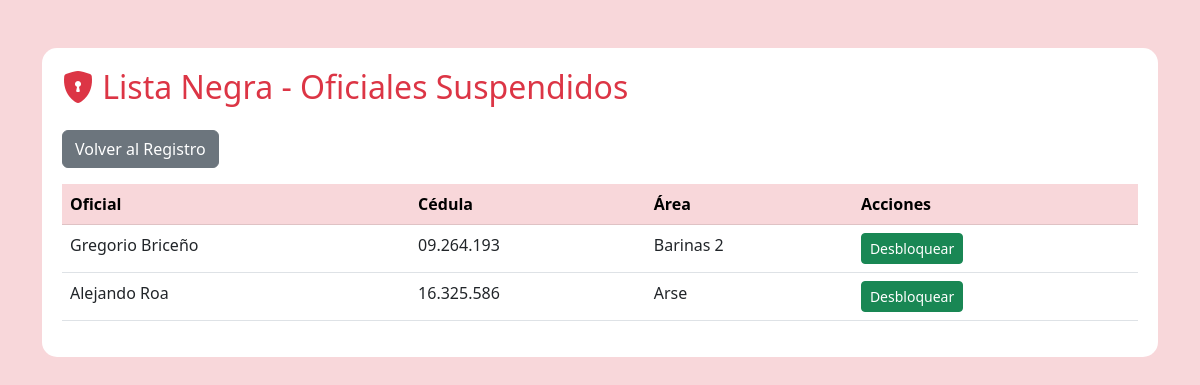
Page /guardias/lista-negra/ (signed in) on the earlier database version.
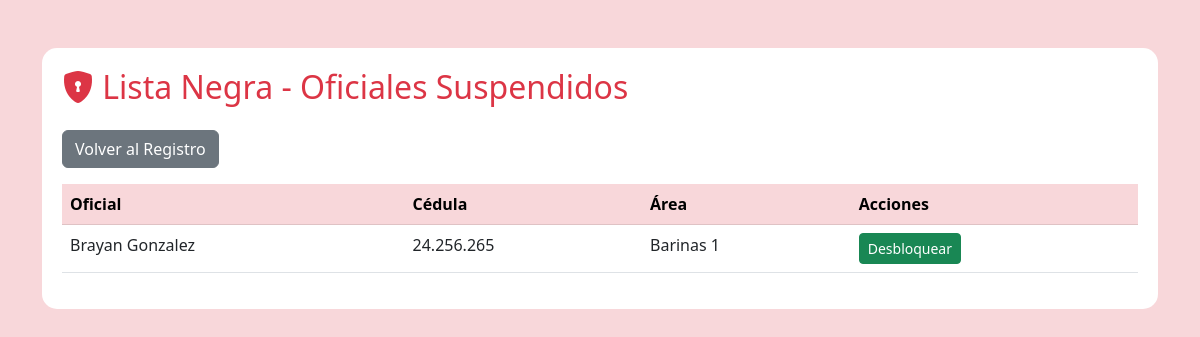
Same page on the later database version.
### seguridad_unellez/models.py (models this page shows, shortened)
class Guardia(models.Model):
    user = models.OneToOneField(User, on_delete=models.CASCADE, null=True, blank=True, verbose_name="Usuario de Sistema")
    nombre = models.CharField(max_length=100)
    apellido = models.CharField(max_length=100, default="Sin Apellido")
    email = models.EmailField(unique=True, null=True, blank=True)
    cedula = models.CharField(max_length=20)
    turno = models.CharField(max_length=50)
    area_asignada = models.CharField(max_length=100)
    horas_trabajadas = models.IntegerField(default=0)
    dias_trabajados = models.IntegerField(default=0)
    foto = models.ImageField(upload_to='perfiles/', null=True, blank=True, verbose_name="Foto de Perfil")
    ESTATUS_CHOICES = [
        ('Activo', 'Activo'),
        ('Pendiente', 'Pendiente'),
        ('Inactivo', 'Inactivo'),
        ('Bloqueado', 'Bloqueado'),
    ]
    estatus = models.CharField(max_length=20, choices=ESTATUS_CHOICES, default='Activo')
    esta_bloqueado = models.BooleanField(default=False, verbose_name="¿Cuenta Bloqueada?")

### seguridad_unellez/views.py (the view)
# urls.py: path('guardias/lista-negra/', views.lista_negra, name='lista_negra'),
@login_required
def lista_negra(request):
    return render(request, 'seguridad_unellez/lista_negra.html', {'guardias': Guardia.objects.filter(esta_bloqueado=True)})

### seguridad_unellez/templates/seguridad_unellez/lista_negra.html (shortened to what this page needs)
{% load static %}
<!DOCTYPE html>
<html lang="es">
<head>
    <link rel="stylesheet" href="https://cdn.jsdelivr.net/npm/bootstrap@5.3.0/dist/css/bootstrap.min.css">
    <link rel="stylesheet" href="https://cdn.jsdelivr.net/npm/bootstrap-icons@1.11.0/font/bootstrap-icons.css">
</head>
<body class="container py-5">
    <div class="table-container">
        <h2 class="text-danger mb-4"><i class="bi bi-shield-lock-fill"></i> Lista Negra - Oficiales Suspendidos</h2>
        <a href="{% url 'lista_guardias' %}" class="btn btn-secondary mb-3">Volver al Registro</a>
        <table class="table table-hover">
            <thead class="table-danger">
                <tr>
                    <th>Oficial</th>
                    <th>Cédula</th>
                    <th>Área</th>
                    <th>Acciones</th>
                </tr>
            </thead>
            <tbody>
                {% for guardia in guardias %}
                <tr>
                    <td>{{ guardia.nombre }}</td>
                    <td>{{ guardia.cedula }}</td>
                    <td>{{ guardia.area_asignada }}</td>
                    <td>
                        <a href="{% url 'alternar_bloqueo_guardia' guardia.id %}" class="btn btn-sm btn-success">Desbloquear</a>
                    </td>
                </tr>
                {% empty %}
                <tr><td colspan="4" class="text-center">No hay oficiales en la lista negra.</td></tr>
                {% endfor %}
            </tbody>
        </table>
    </div>
</body>
</html>

Differences in the rows shown:
no longer on this page (row edited): Guardia: nombre "Gregorio Briceño", cedula "09.264.193", area_asignada "Barinas 2"
no longer on this page (row edited): Guardia: nombre "Alejando Roa", cedula "16.325.586", area_asignada "Arse"
now on this page (row edited): Guardia: nombre "Brayan Gonzalez", cedula "24.256.265", area_asignada "Barinas 1"
